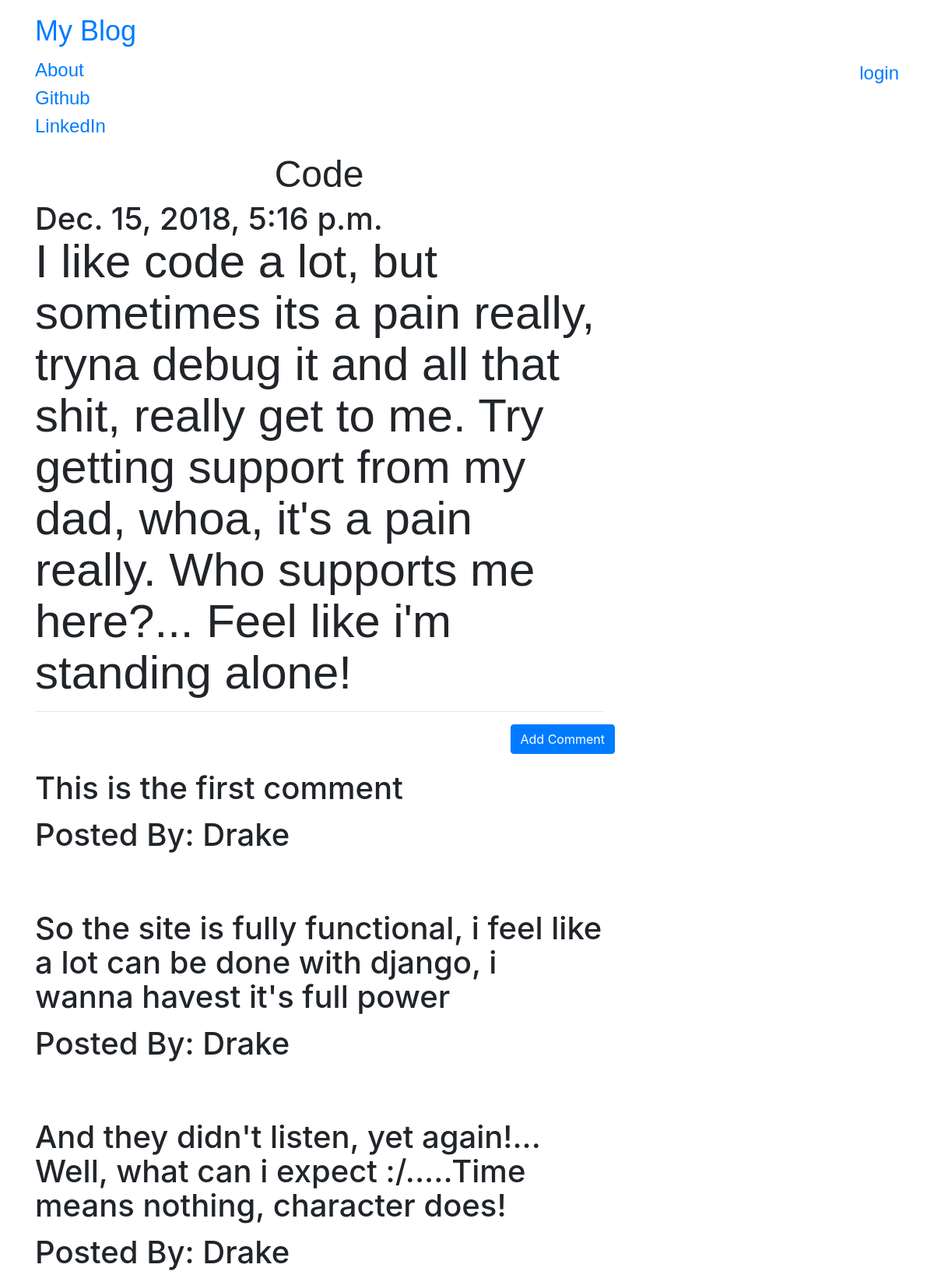
/post/1, run on the app's committed database.
### blog/models.py (models this page shows, shortened)
class Post(models.Model):
    author = models.ForeignKey("auth.User", on_delete=models.CASCADE)
    title = models.CharField(max_length = 200)
    text = models.TextField()
    created_date = models.DateTimeField(default = timezone.now)
    published_date = models.DateTimeField(blank = True, null = True)

class Comment(models.Model):
    post = models.ForeignKey('blog.Post', related_name = 'comments', on_delete=models.CASCADE)
    author = models.CharField(max_length=200)
    text = models.TextField()
    create_date = models.DateTimeField(default = timezone.now())
    approved_comment = models.BooleanField(default = False)

### blog/views.py (the view)
# urls.py: url(r"^post/(?P<pk>\d+)$", views.PostDetailView.as_view(), name="post_detail"),
class PostDetailView(DetailView):
    model = Post

### blog/templates/blog/post_detail.html (shortened to what this page needs)
{% extends "blog/base.html" %}
{% block content %}
    <h1 class="posttitle loader">{{post.title}}<h1>
    {% if post.published_date %}
        <div>
            {{post.published_date}}
        </div>
    {% else %}
        <a class="btn btn-default" href="{% url 'post_publish' pk=post.pk %}">Publish</a>
    {% endif %}
    <p class = "postcontent editable loader">{{ post.text|safe|linebreaksbr }}</p>
    <hr>
    <a class="btn btn-primary btn-comment" href="{% url 'add_comment_to_post' pk=post.pk %}">Add Comment</a>
    <div>
        {% for comment in post.comments.all %}
        <br>
            {% if user.is_authenticated or comment.approved_comment %}
                <p>{{comment.text|safe|linebreaks}}</p>
                <p>Posted By: {{comment.author}}</p>
            {% endif %}
            {% empty %}
            <p>No Comments!</p>
        {% endfor %}
    </div>
{% endblock content %}

### blog/static/css/medium-editor.css (style rules this page uses)
.medium-editor-element { word-wrap: break-word; min-height: 30px; }

### blog/static/css/blog.css (style rules this page uses)
.posttitle { font-family: 'Russo One', sans-serif; font-size: 3em; text-align: center; }
.postcontent { font-family: 'Montserrat', Verdana, Geneva, Tahoma, sans-serif; font-size: 1.5em; }
.btn-comment { position: absolute; right: 0px; }
.loader { filter:hue-rotate(0deg); color: linear-gradient(45deg,#0f8,#08f); animation:hue 5000ms infinite linear; }

### data on the page
Post: title "Code", published_date "Dec. 15, 2018, 5:16 p.m.", text "I like code a lot, but sometimes its a pain really, tryna debug it and all that shit, really get to me. Try getting support from my dad, whoa, it's a pain really. Who supports me here?... Feel like i'm standing alone!"
Comment: text "This is the first comment", author "Drake"
Comment: text "So the site is fully functional, i feel like a lot can be done with django, i wanna havest it's full power", author "Drake"
Comment: text "And they didn't listen, yet again!... Well, what can i expect :/.....Time means nothing, character does!", author "Drake"
